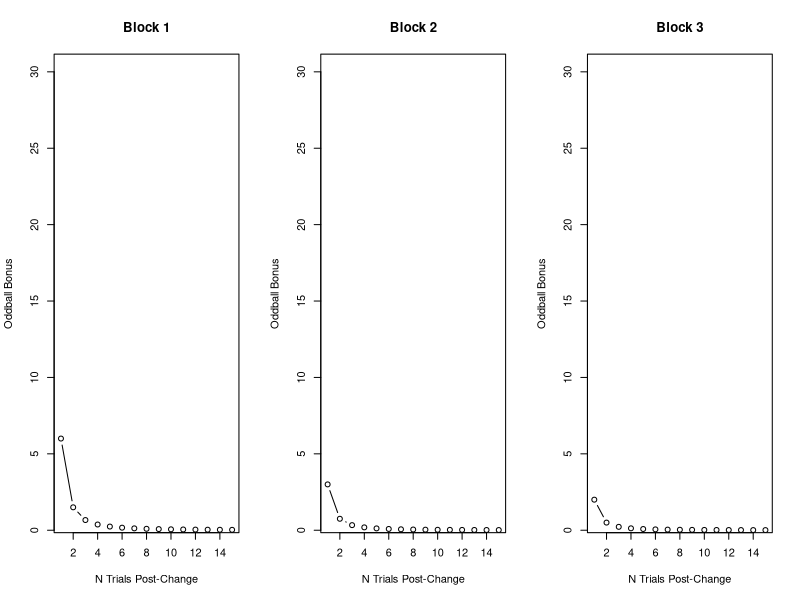

Source code (R):
# parameters
A <- 6 # size of change bonus
k <- 2 # trial decay parameter
j <- 1 # block decay parameter

# constants
nTrials <- 30 # number of trials to calculate bonus size for
nTrialsToPlot <- 15 # number of trials to plot bonus size for
nBlocks <- 3

# function
bonusFunction <- function(nTrials, blockNumber, changeBonus, trialDecay, blockDecay){
  
  return( changeBonus * ( blockNumber ^ -blockDecay ) * ( c(1:nTrials) ^ -trialDecay ) )
}

# calculate and plot bonuses as a function of block and trial number
bonuses <- matrix(nrow = nBlocks, ncol = nTrials)
par(mfrow = c(1,nBlocks))

for (i in 1:nBlocks){
  
  bonuses[i,1:nTrials] <- bonusFunction(nTrials, i, A, k, j)
  plot(1:nTrialsToPlot, bonuses[i,1:nTrialsToPlot], type = "b", ylim = c(1,min(100,max(30, A * 2.5))),main = sprintf("Block %.0f", i), xlab = "N Trials Post-Change", ylab = "Oddball Bonus")
  
}